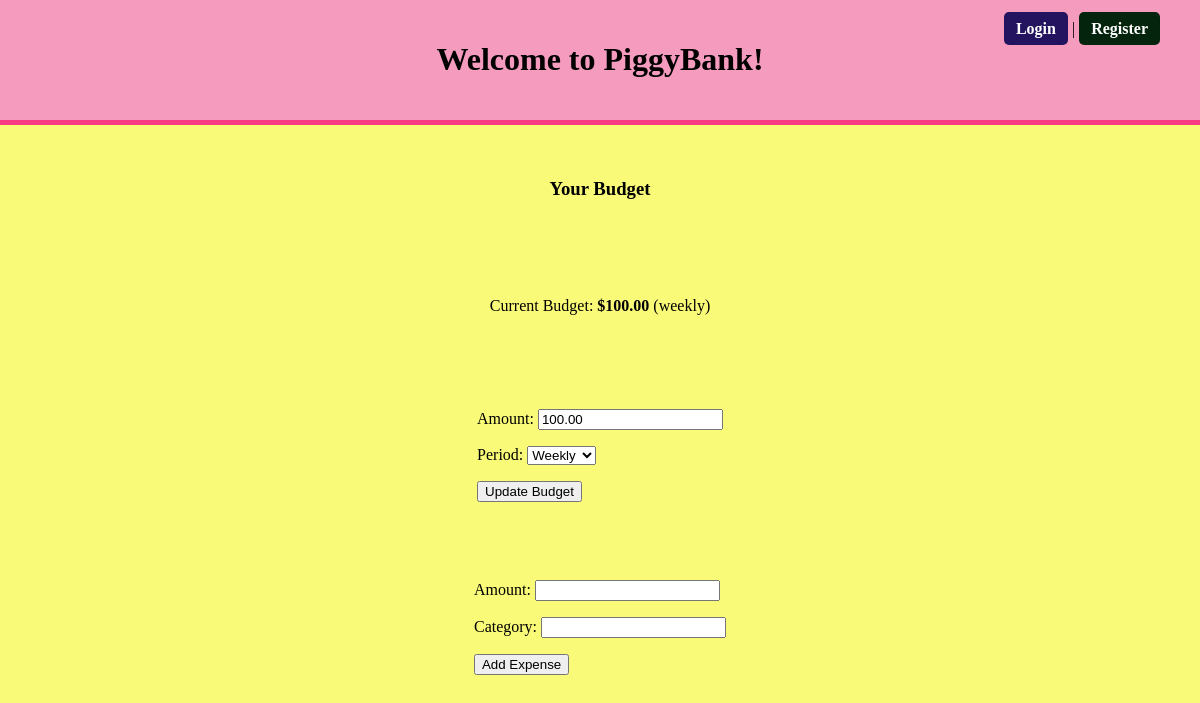
Before: /budget_app/budget/ (signed in) with the older database file.
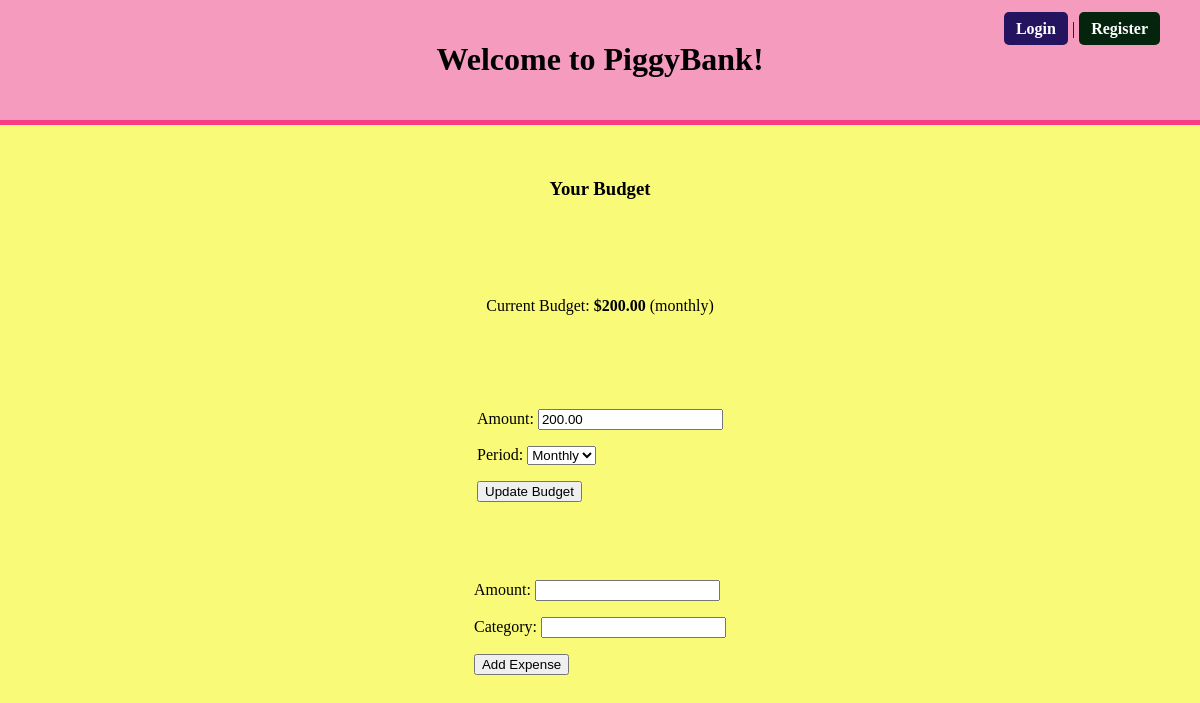
After: the same page with the newer database file.
### budget_app/models.py (models this page shows, shortened)
class Budget(models.Model):
    user = models.OneToOneField(User, on_delete=models.CASCADE)
    amount = models.DecimalField(max_digits=10, decimal_places=2, null=True, blank=True)
    period = models.CharField(max_length=50, choices=[('weekly', 'Weekly'), ('monthly', 'Monthly'), ('yearly', 'Yearly')])

### budget_app/views.py (the view)
# urls.py: path('budget/', budget_view, name='home'),
@login_required(login_url='login')  # Redirect users to login if they are not authenticated
def budget_view(request):
    budget, created = Budget.objects.get_or_create(user=request.user, defaults={'amount': 0.00})
    form = BudgetForm(instance=budget)
    expense_form = ExpenseForm()
    if request.method == 'POST':
        if 'update_budget' in request.POST:
            form = BudgetForm(request.POST, instance=budget)
            if form.is_valid():
                form.save()
            return redirect('home')
        elif 'add_expense' in request.POST:
            expense_form = ExpenseForm(request.POST)
            if expense_form.is_valid():
                expense = expense_form.save(commit=False)
                expense.budget = budget
                expense.save()
                budget.amount -= expense.amount
                budget.save()
            return redirect('home')
    else:
        form = BudgetForm(instance=budget)
        expense_form = ExpenseForm()
    expenses = Expense.objects.filter(budget=budget)
    return render(request, 'budget_app/home.html', {
        'expense_form': expense_form,
        'expenses': expenses,
        'form': form,
        'budget': budget
    })

### budget_app/forms.py
class ExpenseForm(forms.ModelForm):
    class Meta:
        model = Expense
        fields = ['amount', 'category']

class BudgetForm(forms.ModelForm):
    class Meta:
        model = Budget
        fields = ['amount', 'period']

### budget_app/templates/budget_app/home.html (shortened to what this page needs)
{% load static %}
<!DOCTYPE html>
<html lang="en">
<head>
<link rel="stylesheet" href="{% static 'budget_app/css/budget.css' %}">
</head>
<body class="background">
    <div1 class="header">
    <div2 class="button-pos">
    <a href="{% url 'login' %}" class="button1">Login</a> | <a href="{% url 'register' %}" class="button2">Register</a>
    </div2>
    <h1>Welcome to PiggyBank!</h1>
    </div1>
    <h2>Welcome, {{ user.username }}!</h2>
    <h3>Your Budget</h3>
    <p>Current Budget: <strong>${{ budget.amount }}</strong> ({{ budget.period }})</p>
    <form method="POST" action="{% url 'home' %}">
    {{ form.as_p }}
    <button type="submit" name="update_budget">Update Budget</button>
    </form>
    <form method="POST" action="{% url 'home' %}">
    {{ expense_form.as_p }}
    <button type="submit" name="add_expense">Add Expense</button>
    </form>
</body>
</html>

### budget_app/static/budget_app/css/budget.css (style rules this page uses)
.background { background-color: rgb(250, 250, 121); margin: 0; height: 100vh; display: grid; place-items: center; }
.header { width: 100%; padding: 20px 20px; border-bottom: 5px solid #f83b83; background-color: #f59cbe; box-sizing: border-box; position: fixed; top: 0; left: 0; display: grid; place-items: center; }
.button-pos { position: absolute; top: 20px; right: 40px; }
.button1 { text-decoration: none; padding: 8px 12px; background-color: #24145f; color: white; border-radius: 5px; font-weight: bold; }
.button2 { text-decoration: none; padding: 8px 12px; background-color: #05240e; color: white; border-radius: 5px; font-weight: bold; }

Changed rows visible on the page:
changed Budget: amount "100.00" → "200.00"; period "weekly" → "monthly"; period "Weekly" → "Monthly"
